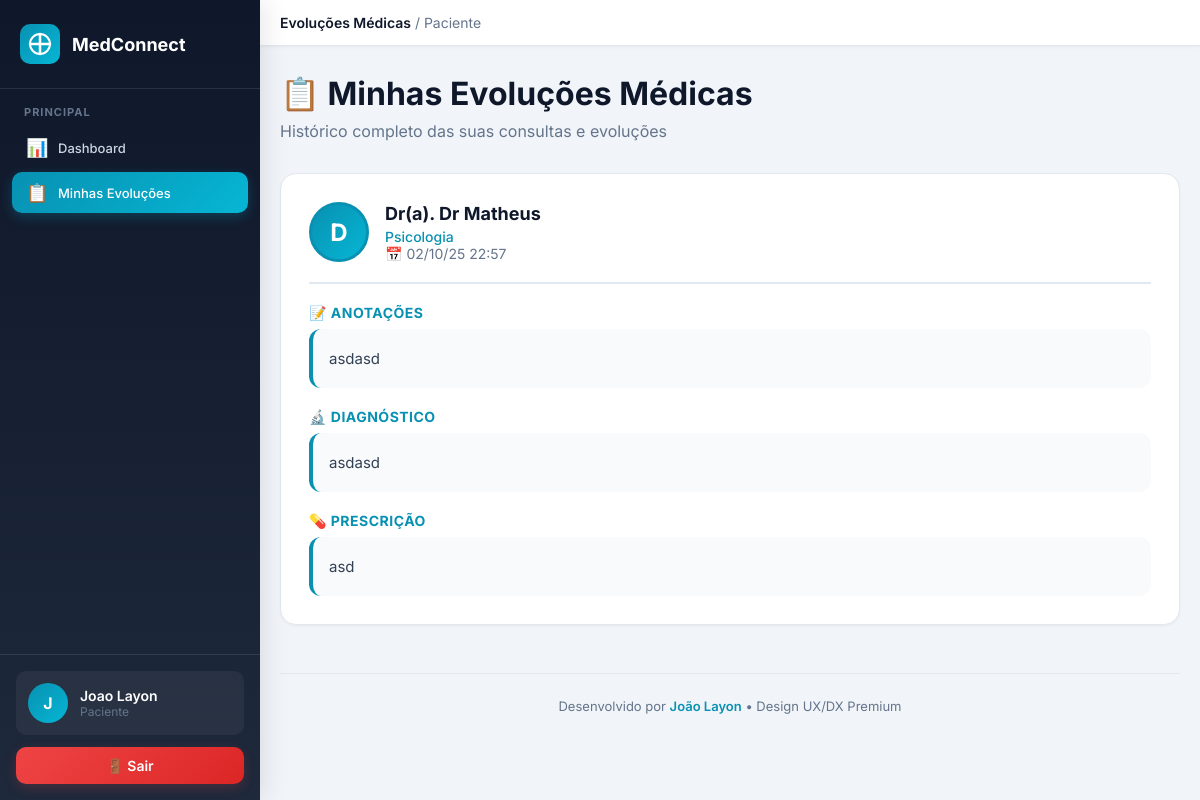
The app's page /paciente/evolucoes (signed in) with its own data.
### tables this page shows
CREATE TABLE "evolucoes" (
                id INTEGER PRIMARY KEY AUTOINCREMENT,
                sala_id INTEGER,
                medico_id INTEGER NOT NULL,
                paciente_id INTEGER NOT NULL,
                data DATETIME DEFAULT CURRENT_TIMESTAMP,
                anotacoes TEXT,
                diagnostico TEXT,
                prescricao TEXT,
                FOREIGN KEY (sala_id) REFERENCES salas(id),
                FOREIGN KEY (medico_id) REFERENCES medicos(id),
                FOREIGN KEY (paciente_id) REFERENCES pacientes(id)
            );

CREATE TABLE users (
        id INTEGER PRIMARY KEY AUTOINCREMENT,
        email TEXT UNIQUE NOT NULL,
        senha_hash TEXT NOT NULL,
        nome TEXT NOT NULL,
        tipo TEXT NOT NULL CHECK(tipo IN ('admin', 'medico', 'paciente')),
        criado_em DATETIME DEFAULT CURRENT_TIMESTAMP
    , profile_photo TEXT DEFAULT NULL);

CREATE TABLE medicos (
        id INTEGER PRIMARY KEY AUTOINCREMENT,
        user_id INTEGER NOT NULL UNIQUE,
        crm TEXT,
        especialidade TEXT, chave_pix TEXT DEFAULT NULL,
        FOREIGN KEY (user_id) REFERENCES users(id)
    );

### app.py (the view)
@app.route('/paciente/evolucoes')
@role_required('paciente')
def paciente_evolucoes():
    conn = get_db()
    paciente = conn.execute('SELECT id, medico_id FROM pacientes WHERE user_id = ?', (session['user_id'],)).fetchone()
    if not paciente:
        flash('Paciente não encontrado.')
        conn.close()
        return redirect(url_for('dashboard'))
    evolucoes = conn.execute('''
        SELECT e.id, e.data, e.anotacoes, e.diagnostico, e.prescricao,
               u.nome as medico_nome, u.profile_photo, m.especialidade,
               s.titulo as sala_titulo
        FROM evolucoes e
        LEFT JOIN medicos m ON e.medico_id = m.id
        LEFT JOIN users u ON m.user_id = u.id
        LEFT JOIN salas s ON e.sala_id = s.id
        WHERE e.paciente_id = ?
        ORDER BY e.data DESC
    ''', (paciente['id'],)).fetchall()
    conn.close()
    return render_template('paciente_evolucoes.html', evolucoes=evolucoes)

### app.py (called while the page is built, shortened)
def get_cached_system_config():
    global _system_config_cache, _config_cache_time
    now = datetime.now()
    if _system_config_cache and _config_cache_time and (now - _config_cache_time).total_seconds() < CONFIG_CACHE_DURATION:
        return _system_config_cache

@app.context_processor
def inject_config():
    result = {
        'system_config': get_cached_system_config(),
        'user_profile_photo': None
    }
    if 'user_id' in session:
        conn = get_db()
        try:
            user = conn.execute('SELECT profile_photo FROM users WHERE id = ?', (session['user_id'],)).fetchone()
            if user and user['profile_photo']:
                result['user_profile_photo'] = user['profile_photo']
        except:
            pass
        finally:
            conn.close()
    return result

def get_db():
    conn = sqlite3.connect(DB_PATH, timeout=20.0, check_same_thread=False)
    conn.row_factory = sqlite3.Row
    conn.execute('PRAGMA journal_mode=WAL')
    conn.execute('PRAGMA synchronous=NORMAL')
    conn.execute('PRAGMA cache_size=-64000')
    conn.execute('PRAGMA temp_store=MEMORY')
    conn.execute('PRAGMA mmap_size=134217728')
    return conn

def role_required(*roles):
    def decorator(f):
        @wraps(f)
        def decorated_function(*args, **kwargs):
            if 'user_id' not in session:
                flash('Você precisa fazer login primeiro.')
                return redirect(url_for('login'))
            if session.get('tipo') not in roles:
                flash('Você não tem permissão para acessar esta página.')
                return redirect(url_for('dashboard'))
            return f(*args, **kwargs)
        return decorated_function
    return decorator

### templates/paciente_evolucoes.html (shortened to what this page needs)
{% extends "layout/base.html" %}
{% block breadcrumb %}<strong>Evoluções Médicas</strong> / Paciente{% endblock %}
{% block sidebar_nav %}
<div class="nav-section">
  <div class="nav-section-title">PRINCIPAL</div>
  <a href="{{ url_for('paciente_dashboard') }}" class="nav-item">
    <span class="nav-item-icon">📊</span>
    <span>Dashboard</span>
  </a>
  <a href="{{ url_for('paciente_evolucoes') }}" class="nav-item active">
    <span class="nav-item-icon">📋</span>
    <span>Minhas Evoluções</span>
  </a>
</div>
{% endblock %}
{% block content %}
<div class="page-header">
  <h1 class="page-title">📋 Minhas Evoluções Médicas</h1>
  <p class="page-subtitle">Histórico completo das suas consultas e evoluções</p>
</div>
<div class="evolucoes-container">
  {% if evolucoes %}
    {% for evolucao in evolucoes %}
    <div class="evolucao-card">
      <div class="evolucao-header">
        {% if evolucao.medico_nome %}
          {% if evolucao.profile_photo %}
            <img src="{{ url_for('static', filename='uploads/profile_photos/' + evolucao.profile_photo) }}" alt="{{ evolucao.medico_nome }}" class="medico-avatar">
          {% else %}
            <div class="medico-avatar-placeholder">{{ evolucao.medico_nome[0]|upper }}</div>
          {% endif %}
          <div class="evolucao-header-info">
            <div class="evolucao-medico">Dr(a). {{ evolucao.medico_nome }}</div>
            {% if evolucao.especialidade %}
            <div class="evolucao-especialidade">{{ evolucao.especialidade }}</div>
            {% endif %}
            <div class="evolucao-date">📅 {{ evolucao.data|datetime_br }}</div>
          </div>
        {% endif %}
      </div>
      <div class="evolucao-content">
        {% if evolucao.anotacoes %}
        <div class="evolucao-section">
          <div class="evolucao-label">📝 Anotações</div>
          <div class="evolucao-text">{{ evolucao.anotacoes }}</div>
        </div>
        {% endif %}
        {% if evolucao.diagnostico %}
        <div class="evolucao-section">
          <div class="evolucao-label">🔬 Diagnóstico</div>
          <div class="evolucao-text">{{ evolucao.diagnostico }}</div>
        </div>
        {% endif %}
        {% if evolucao.prescricao %}
        <div class="evolucao-section">
          <div class="evolucao-label">💊 Prescrição</div>
          <div class="evolucao-text">{{ evolucao.prescricao }}</div>
        </div>
        {% endif %}
      </div>
    </div>
    {% endfor %}
  {% else %}
    <div class="empty-state">
      <div class="empty-state-icon">📝</div>
      <p class="empty-state-text">Você ainda não possui evoluções médicas registradas.</p>
    </div>
  {% endif %}
</div>
<div style="text-align: center; color: #64748b; font-size: 13px; margin-top: 48px; padding-top: 24px; border-top: 1px solid #e2e8f0;">
  Desenvolvido por <strong style="color: #0891b2; font-weight: 600;">João Layon</strong> • Design UX/DX Premium
</div>
{% endblock %}

### templates/layout/base.html (style rules this page uses)
* { margin: 0; padding: 0; box-sizing: border-box; }
html { overflow-x: hidden; width: 100%; }
body { font-family: 'Inter', -apple-system, BlinkMacSystemFont, 'Segoe UI', Roboto, sans-serif; background: #f1f5f9; min-height: 100vh; overflow-x: hidden; width: 100%; }
.nav-section { margin-bottom: 24px; }
.nav-section-title { color: #64748b; font-size: 11px; font-weight: 700; text-transform: uppercase; letter-spacing: 1px; padding: 0 12px; margin-bottom: 8px; }
.nav-item { display: flex; align-items: center; gap: 12px; padding: 12px 16px; color: #cbd5e1; text-decoration: none; border-radius: 10px; margin-bottom: 4px; transition: all 0.2s; font-size: 14px; font-weight: 500; }
.nav-item.active { background: linear-gradient(135deg, #0891b2, #06b6d4); color: white; box-shadow: 0 4px 12px rgba(8, 145, 178, 0.3); }
.nav-item-icon { font-size: 18px; width: 20px; text-align: center; }
.breadcrumb strong { color: #0f172a; font-weight: 600; }
.page-header { margin-bottom: 32px; }
.page-title { font-size: 32px; font-weight: 700; color: #0f172a; margin-bottom: 8px; }
.page-subtitle { color: #64748b; font-size: 16px; }
@media (min-width: 993px) and (max-width: 1200px) { .nav-item { font-size: 13px; padding: 10px 14px; } }

### templates/paciente_evolucoes.html (style rules this page uses)
.evolucoes-container { max-width: 1200px; margin: 0 auto; }
.evolucao-card { background: white; border-radius: 16px; padding: 28px; margin-bottom: 24px; box-shadow: 0 1px 3px rgba(0,0,0,0.05); border: 1px solid #e2e8f0; transition: transform 0.2s, box-shadow 0.2s; }
.evolucao-header { display: flex; align-items: center; gap: 16px; margin-bottom: 20px; padding-bottom: 20px; border-bottom: 2px solid #e2e8f0; }
.medico-avatar-placeholder { width: 60px; height: 60px; border-radius: 50%; background: linear-gradient(135deg, #0891b2, #06b6d4); display: flex; align-items: center; justify-content: center; color: white; font-weight: 700; font-size: 24px; border: 3px solid #0891b2; }
.evolucao-header-info { flex: 1; }
.evolucao-medico { font-size: 18px; font-weight: 700; color: #0f172a; margin-bottom: 4px; }
.evolucao-especialidade { font-size: 14px; color: #0891b2; font-weight: 500; }
.evolucao-date { font-size: 14px; color: #64748b; display: flex; align-items: center; gap: 8px; }
.evolucao-content { margin-top: 20px; }
.evolucao-section { margin-bottom: 20px; }
.evolucao-section:last-child { margin-bottom: 0; }
.evolucao-label { font-weight: 700; color: #0891b2; font-size: 14px; text-transform: uppercase; letter-spacing: 0.5px; margin-bottom: 8px; display: flex; align-items: center; gap: 8px; }
.evolucao-text { color: #334155; line-height: 1.8; font-size: 15px; background: #f8fafc; padding: 16px; border-radius: 12px; border-left: 4px solid #0891b2; }

### records on screen
evolucoes: nome "D", medico_nome "Dr Matheus", especialidade "Psicologia", data "02/10/25 22:57", anotacoes "asdasd", diagnostico "asdasd", prescricao "asd"

### other values on screen
{{ system_config.platform_name }} "MedConnect"
{{ session.nome[0] if session.nome else 'U' }} "J"
{{ session.nome }} "Joao Layon"
{{ session.tipo|capitalize }} "Paciente"
